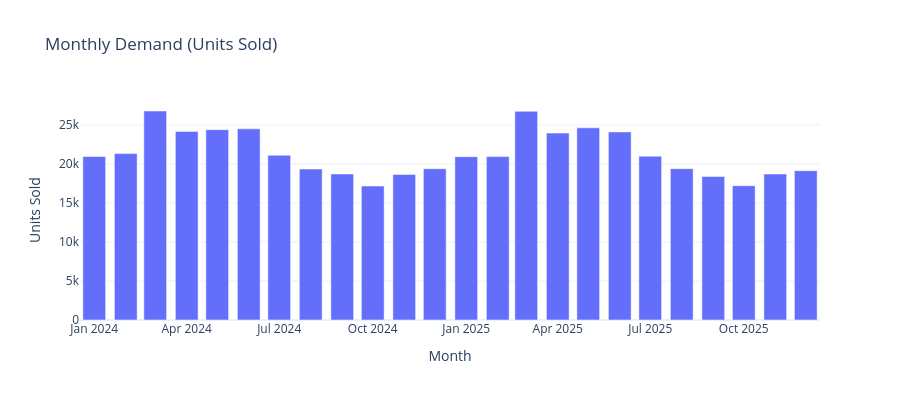

Source (notebook cell):
### Code cell
monthly = df.groupby(pd.Grouper(key="Date", freq="MS")).agg(
    Units_Sold=("Units_Sold","sum"), Revenue=("Revenue","sum")).reset_index()

fig = px.bar(monthly, x="Date", y="Units_Sold", title="Monthly Demand (Units Sold)",
             labels={"Units_Sold":"Units Sold", "Date":"Month"}, template="plotly_white")
fig.update_layout(height=400)
fig.show()

print(f"Highest-demand month: {monthly.loc[monthly['Units_Sold'].idxmax(),'Date'].strftime('%B %Y')} "
      f"({monthly['Units_Sold'].max():,.0f} units)")
print(f"Lowest-demand month:  {monthly.loc[monthly['Units_Sold'].idxmin(),'Date'].strftime('%B %Y')} "
      f"({monthly['Units_Sold'].min():,.0f} units)")

### Figure 1 — Plotly figure (JSON) as saved in the notebook; plotly's stock layout.template omitted (floating-point values rounded to 4 significant figures)
{"data": [{"hovertemplate": "Month=%{x}<br>Units Sold=%{y}<extra></extra>", "legendgroup": "", "marker": {"color": "#636efa", "pattern": {"shape": ""}}, "name": "", "orientation": "v", "showlegend": false, "textposition": "auto", "type": "bar", "x": ["2024-01-01T00:00:00.000000", "2024-02-01T00:00:00.000000", "2024-03-01T00:00:00.000000", "2024-04-01T00:00:00.000000", "2024-05-01T00:00:00.000000", "2024-06-01T00:00:00.000000", "2024-07-01T00:00:00.000000", "2024-08-01T00:00:00.000000", "2024-09-01T00:00:00.000000", "2024-10-01T00:00:00.000000", "2024-11-01T00:00:00.000000", "2024-12-01T00:00:00.000000", "2025-01-01T00:00:00.000000", "2025-02-01T00:00:00.000000", "2025-03-01T00:00:00.000000", "2025-04-01T00:00:00.000000", "2025-05-01T00:00:00.000000", "2025-06-01T00:00:00.000000", "2025-07-01T00:00:00.000000", "2025-08-01T00:00:00.000000", "2025-09-01T00:00:00.000000", "2025-10-01T00:00:00.000000", "2025-11-01T00:00:00.000000", "2025-12-01T00:00:00.000000"], "xaxis": "x", "y": [20961, 21333, 26791, 24177, 24402, 24506, 21118, 19351, 18723, 17173, 18660, 19390, 20938, 20944, 26757, 23959, 24636, 24110, 20998, 19403, 18408, 17217, 18717, 19138], "yaxis": "y"}], "layout": {"barmode": "relative", "height": 400, "legend": {"tracegroupgap": 0}, "title": {"text": "Monthly Demand (Units Sold)"}, "xaxis": {"anchor": "y", "domain": [0.0, 1.0], "title": {"text": "Month"}}, "yaxis": {"anchor": "x", "domain": [0.0, 1.0], "title": {"text": "Units Sold"}}}}
